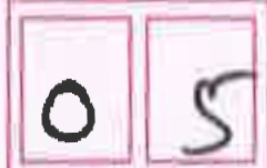
#> input picture dig_predict/20240606192827_pdf_page_1_marks.png, 267 x 168 px
$ python -i fix_tilted_image.py   (imports and definitions only)
#> lines starting #> are read from the running program, lines starting #| are printed output that depends on the picture
import numpy as np
import cv2
from PIL import Image
import matplotlib.pyplot as plt

def correct_image_tilt(image_path, output_path):
#> called with image_path = '20240606192827_pdf_page_1_marks.png', output_path = 'out.png'
    try:
        # Load the image using OpenCV
        image_cv = cv2.imread(image_path)
#> image_cv is the input picture: shape (168, 267, 3); mean B, G, R 225.3, 214.1, 231.6

        # Convert to grayscale
        gray = cv2.cvtColor(image_cv, cv2.COLOR_BGR2GRAY)
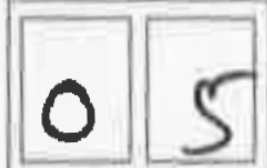
#> gray: shape (168, 267); min 37, max 254, mean 220.6

        # Use GaussianBlur to reduce noise and improve edge detection
        blurred = cv2.GaussianBlur(gray, (5, 5), 0)

        # Detect edges for better angle detection
        edges = cv2.Canny(blurred, 50, 150, apertureSize=3)
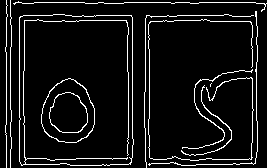
#> edges: shape (168, 267); 7.6% white in thin lines or dots

        # Use HoughLinesP to detect line segments
        lines = cv2.HoughLinesP(edges, 1, np.pi / 180, threshold=100, minLineLength=100, maxLineGap=10)
#> lines = [[124, 2, 255, 2], [6, 167, 6, 0], [132, 157, 132, 17], [19, 161, 19, 17], [252, 142, 252, 15]]

        # [5 lines of commented-out code are left out]

        if lines is not None:
            # Calculate the angles of the detected line segments
            angles = []

            for line in lines:
                for x1, y1, x2, y2 in line:
                    angle = np.degrees(np.arctan2(y2 - y1, x2 - x1))
                    angles.append(angle)
#> this loop made 5 passes
#> after the loop, angles = [0, -90, -90, -90, -90]

            # Calculate the median angle
            median_angle = np.median(angles)
#> median_angle = -90

            # Rotate the image to correct the orientation
            (h, w) = image_cv.shape[:2]
#> h = 168; w = 267
            center = (w // 2, h // 2)
#> center = (133, 84)
            M = cv2.getRotationMatrix2D(center, median_angle, 1.0)
#> M = [[6.12e-17, -1, 217], [1, 6.12e-17, -49]]
            # corrected_image = cv2.warpAffine(image_cv, M, (w, h), flags=cv2.INTER_LINEAR, borderMode=cv2.BORDER_REPLICATE)
            corrected_image = cv2.warpAffine(image_cv, M, (w, h), flags=cv2.INTER_LINEAR, borderMode=cv2.BORDER_CONSTANT, borderValue=(255, 255, 255))
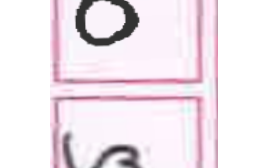
#> corrected_image: shape (168, 267, 3); mean B, G, R 236.8, 230, 240.1

            # Convert corrected image back to PIL format and save it
            corrected_image_pil = Image.fromarray(cv2.cvtColor(corrected_image, cv2.COLOR_BGR2RGB))
            corrected_image_pil.save(output_path)
            # [14 lines of commented-out code are left out]

            return True
        else:
            print("No lines detected. Cannot correct tilt.")
            return False
    except Exception as e:
        print("Error during tilt correction: ", e)
        return False

# Usage
# image_path = "s3_images/pdf_page_9_1717877522034.png"
# output_path = "s3_images/tilt_corrected.png"
# correct_image_tilt(image_path, output_path)

>>> result = correct_image_tilt('20240606192827_pdf_page_1_marks.png', 'out.png')
